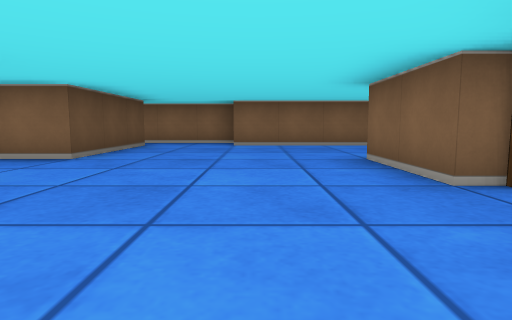
View 1 (above)

13 first-person views from a walk through a cub3D maze. The camera is about half as high as the walls, tilts 6° down and sees 75° across. The floor is counted in squares. Each view is taken from the middle of a square. On the plan, view 1 faces up. The plan holds only what a view shows up to about 9 squares ahead; the rest is blank.

View 2
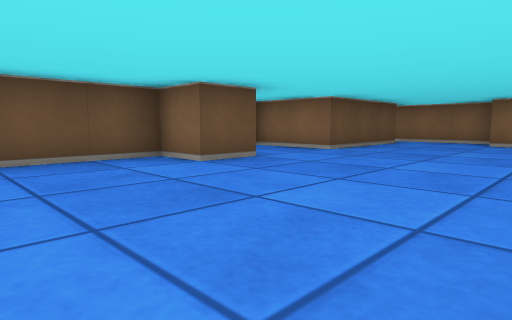

View 3
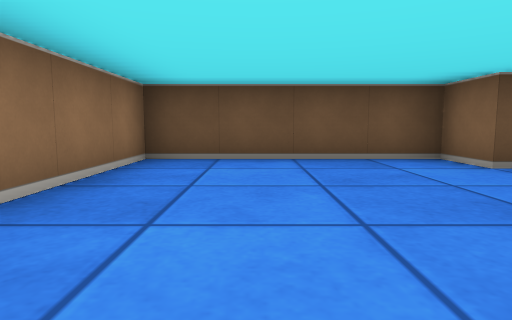

View 4
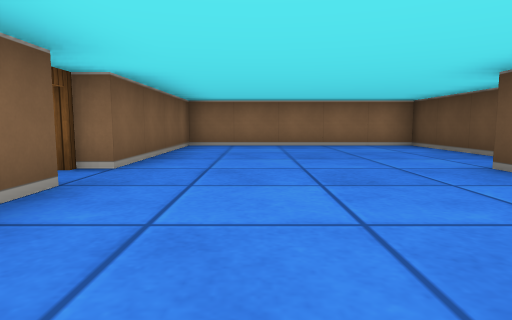

View 5
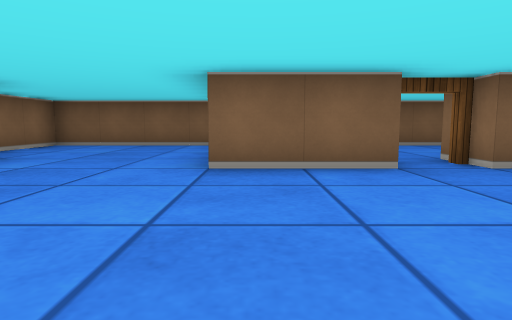

View 6
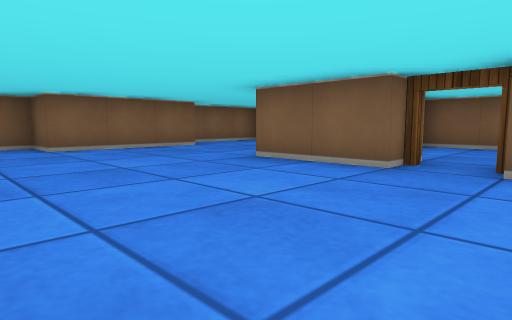

View 7
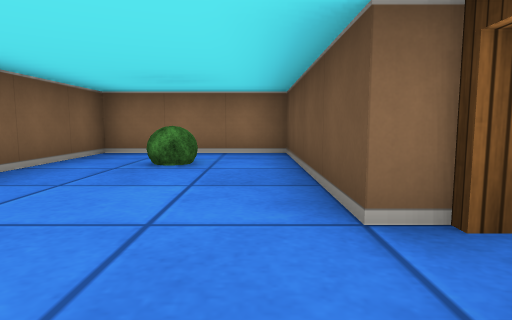

View 8
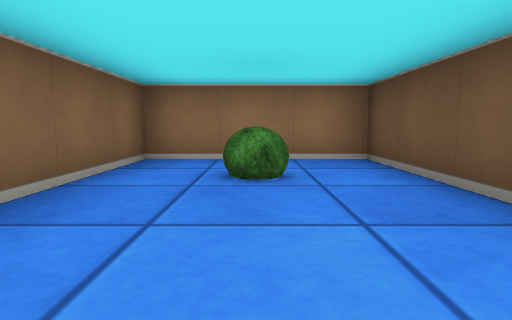

View 9
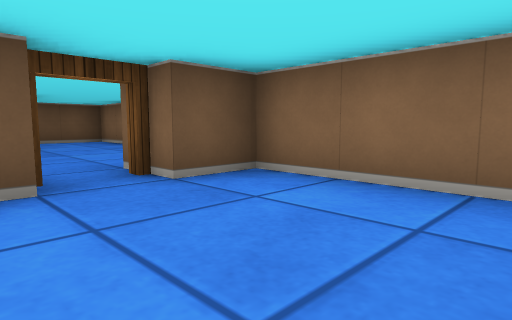

View 10
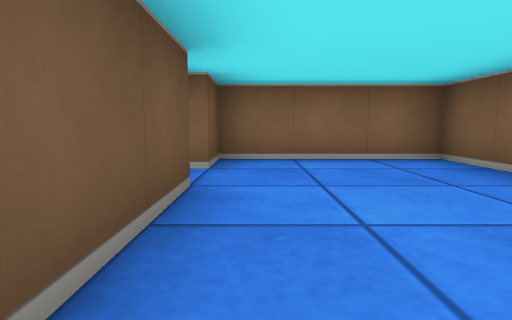

View 11
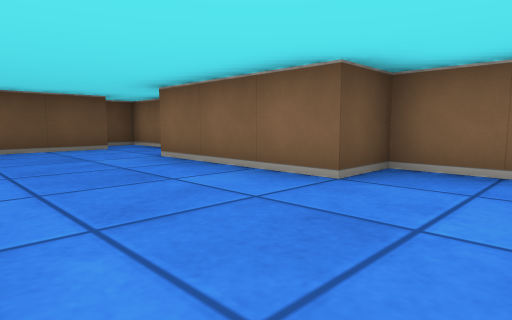

View 12
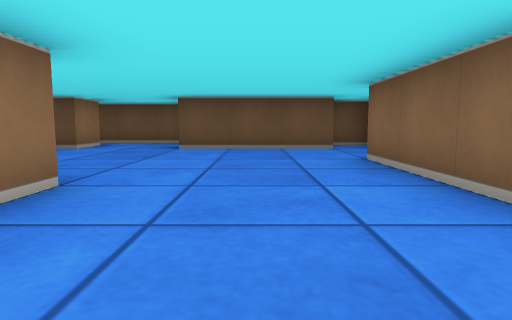

View 13
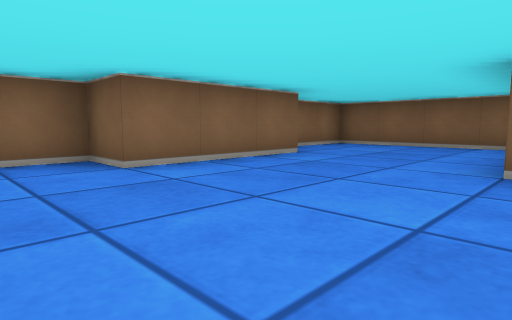

### Floor plan
Points are (right, up) in squares from view 1. A wall is a line through its corners. A room is listed if a view was taken in it or the views show most of it. See-through windows are left out.
Room 1 (views 1, 2, 3, 4, 5, 6, 11, 12, 13)
walls: (1.5, 2.5) (1.5, 4.5) (2.1, 4.5); (-3.5, 2.5) (-2.5, 2.5) (-2.5, 1.5) (-3.5, 1.5) (-3.5, -2.5) (1.5, -2.5) (1.5, 1.5); (-2.5, 7.6) (-2.5, 4.5) (-4.5, 4.5) (-4.5, 2); (5.5, 5) (5.5, 8.5) (2.5, 8.5) (2.5, 7.5) (-0.5, 7.5) (-0.5, 8.5) (-3.5, 8.5) (-3.5, 7.6)
ways out: open door at (2, 2) to room 2
Room 2 (views 7, 8, 9, 10)
walls: (2.5, 1.5) (2.5, -2.5) (5.5, -2.5) (5.5, 3.5) (2.5, 3.5) (2.5, 2.5)
ways out: open door at (2, 2) to room 1
objects: bush (4, -1)

Where each view was taken, in squares from view 1:
view 1: 0 up, 0 right, facing up
view 2: 1 down, 1 right, facing up-left
view 3: 1 down, 1 right, facing left
view 4: 5 up, 0 right, facing down
view 5: 4 up, 2 left, facing right
view 6: 1 up, 2 left, facing up-right
view 7: 3 up, 3 right, facing down
view 8: 2 up, 4 right, facing down
view 9: 1 up, 5 right, facing up-left
view 10: 1 down, 3 right, facing up
view 11: 5 up, 4 right, facing up-left
view 12: 6 up, 4 right, facing left
view 13: 4 up, 2 left, facing up-right
